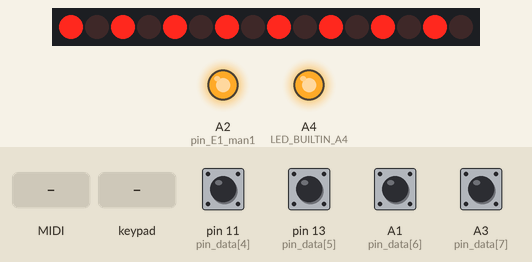
Simulated run of this sketch. Board: Arduino Uno, built with avr-gcc and run on an emulated ATmega328P. Shown: 16 shift-register outputs drawn as a row of LEDs (first output left, lit = HIGH), output pins drawn as LEDs (lit = HIGH). Wiring (inferred from the names in the program): 2 × shift register (74HC595): data pin 12; shift clock pin 10; latch pin 8; 4×4 keypad with keys 1 2 3 A 4 5 6 B 7 8 9 C * 0 # D (labels assumed): rows A5, pin 6, A0, pin 2; columns pin 3, pin 5, pin 7, pin 9. Wiring (inferred from the signals the program sends): row of LEDs: on Q0, Q1, Q2, Q3, Q4, Q5, Q6, Q7, Q8, Q9, Q10, Q11, Q12, Q13, Q14, Q15. Inputs (shaded band) come from the test bench; at power-on: A1 (pin_data[6]), A3 (pin_data[7]), pin 11 (pin_data[4]), pin 13 (pin_data[5]) HIGH. MIDI output is not drawn; pins used as bus, display or sensor lines are not drawn; what the sketch prints to the serial monitor is not drawn.

Above: at 1.2 s.
1.3 s: MIDI note 36 received
2.8 s: pin 11 (pin_data[4]) pulled LOW for 0.15 s
3.5 s: keypad keys 1 2 pressed 0.4 s apart
5.8 s: pin 13 (pin_data[5]) pulled LOW for 1 s
7.4 s: A1 (pin_data[6]) pulled LOW for 0.15 s
At 7.99 s:
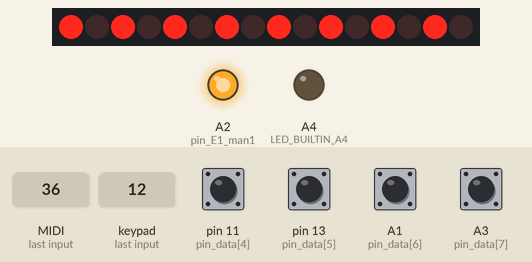
8.1 s: pin 11 (pin_data[4]) pulled LOW for 1 s
Timing chart, 0 to 10.7 s (numbered marks = the images above; inputs shaded):
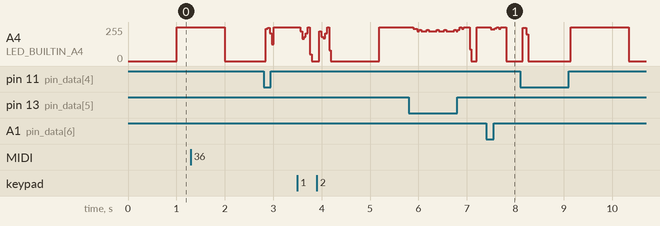

The sketch:

ALBORN_REGISTRY.ino
```cpp
#include <MIDI.h>   // Add Midi Library
//---------------------------------------------------------------------------
//----------------------------for signalisations work:----------------------
// Variables will chang
int ledState = LOW;             // ledState used to set the LED
int midi_channel = 1; // jesli ma dziłac na kanale 1
// Generally, you should use "unsigned long" for variables that hold time
// The value will quickly become too large for an int to store
unsigned long previousMillis = 0;        // will store last time LED was updated

// constants won't change:
const long interval = 1000;
//-------------------------------------------------------
MIDI_CREATE_DEFAULT_INSTANCE();
// define adress pins for adressed 74HC138
#define LED_BUILTIN_A4 A4
#define pin_adress0 10 //A0
#define pin_adress1 12 //A1
#define pin_adress2 A0 //A2
#define pin_E1_man1 A2 //A3
#define pin_E1_man2 8  //A4
#define pin_E1_man3 A5
#define pin_E1_man4 6 // 10
#define pin_E1_man5 2 //11

//Pin connected to ST_CP of 74HC595
#define latchPin  12 //A1
//Pin connected to SH_CP of 74HC595
#define clockPin  10 //A0
////Pin connected to DS of 74HC595
#define dataPin  4 //12

byte g = 0;
byte h = 0;
byte j = 0;
byte k = 0;
byte l = 0;
byte m = 0;
byte n = 0;
byte o = 0;
byte p = 0;

#define LiczbaKlawiszy (61)
boolean Key[LiczbaKlawiszy];
boolean Key2[LiczbaKlawiszy];
boolean Key3[LiczbaKlawiszy];
boolean Key4[LiczbaKlawiszy];
boolean Key5[LiczbaKlawiszy];

boolean Key_last[LiczbaKlawiszy];
boolean Key2_last[LiczbaKlawiszy];
boolean Key3_last[LiczbaKlawiszy];
boolean Key4_last[LiczbaKlawiszy];
boolean Key5_last[LiczbaKlawiszy];
int pin_data[] = {3,5,7,9,11,13,A1,A3}; // define data pins
//int pin_data[] = {A3,A1,13,11,9,7,5,3}; // define data pins
//int pin_data[] = {2,3,4,5,6,7,8,9}; // define data pins


int vol = 90; // walue velocity
int channel_on = 0x90; // kanal 1 - initial variables for midi channel
int channel_off = 0x80; // kanal 1 - initial variables for midi channel

// int channel_on = 0x91; // kanal 2
// int channel_off = 0x81; // kanal 2

// int channel_on = 0x92; // kanal 3
// int channel_off = 0x81; // kanal 3

//int channel_on = 0x93; // kanal 4
//int channel_off = 0x83; // kanal 4

// int channel_on = 0x94; // kanal 5
// int channel_off = 0x84; // kanal 5

// int channel_on = 0x95; // kanal 6
// int channel_off = 0x85; // kanal 6

// int channel_on = 0x96; // kanal 7
// int channel_off = 0x86; // kanal 7

// int channel_on = 0x97; // kanal 8
// int channel_off = 0x87; // kanal 8

void setup()  {
   MIDI.begin(MIDI_CHANNEL_OMNI); // Initialize the Midi Library.
  MIDI.turnThruOff ();
  // OMNI sets it to listen to all channels.. MIDI.begin(2) would set it
  // to respond to notes on channel 2 only.
  MIDI.setHandleNoteOn(MyHandleNoteOn); // This is important!! This command
  // tells the Midi Library which function you want to call when a NOTE ON command
  // is received. In this case it's "MyHandleNoteOn".
  MIDI.setHandleNoteOff(MyHandleNoteOff); // This command tells the Midi Library
  // to call "MyHandleNoteOff" when a NOTE OFF command is received.
//  MIDI.setHandleControlChange(MyHandleControlChange);

  Serial.begin (31250); //(31250); // setup serial for MIDI
  for (int i = 0; i <= LiczbaKlawiszy -1; i++) {
   Key[i] = 1;
   Key2[i] = 1;
   Key3[i] = 1;
   Key4[i] = 1;
   Key5[i] = 1;
   Key_last[i] = 1;
   Key2_last[i] = 1;
   Key3_last[i] = 1;
   Key4_last[i] = 1;
   Key5_last[i] = 1;
   }

  // define input pin_data
  for (int i = 0; i <= 7; i++) {
  pinMode(pin_data[i], INPUT_PULLUP);
  }

  //define output pin_adress 74HC138)
    pinMode(pin_adress0, OUTPUT);
digitalWrite(pin_adress0, HIGH);
    pinMode(pin_adress1, OUTPUT);
digitalWrite(pin_adress1, HIGH);
    pinMode(pin_adress2, OUTPUT);
digitalWrite(pin_adress2, HIGH);


//define output pin_E1 ( selest 74HC138) select manual
    pinMode( pin_E1_man1, OUTPUT);
digitalWrite( pin_E1_man1, HIGH);
    pinMode( pin_E1_man2, OUTPUT);
digitalWrite( pin_E1_man2, HIGH);
    pinMode( pin_E1_man3, OUTPUT);
digitalWrite( pin_E1_man3, HIGH);
     pinMode( pin_E1_man4, OUTPUT);
digitalWrite( pin_E1_man4, HIGH);
      pinMode( pin_E1_man5, OUTPUT);
digitalWrite( pin_E1_man5, HIGH);
   pinMode( dataPin, OUTPUT);
digitalWrite( dataPin, LOW);
  pinMode(latchPin, OUTPUT);
    pinMode(clockPin, OUTPUT);
// define output LED
pinMode(LED_BUILTIN_A4, OUTPUT);


}

void loop()  {
MIDI.read(); // Continuously check if Midi data has been received.
scaner();
  //**************************************

// moduł sygnalizacji działania
//----------------------------------------------------------
unsigned long currentMillis = millis();
// szybkość działania programu
// Serial.println(currentMillis);

  if (currentMillis - previousMillis >= interval) {
    // save the last time you blinked the LED
    previousMillis = currentMillis;

    // if the LED is off turn it on and vice-versa:
    if (ledState == LOW) {
      ledState = HIGH;
    } else {
      ledState = LOW;
    }

    // set the LED with the ledState of the variable:
    digitalWrite(LED_BUILTIN_A4, ledState);
  }
}

void noteOn(byte cmd, byte data1, byte data2) {
   Serial.write(cmd);
   Serial.write(data1);
   Serial.write(data2);

   digitalWrite(LED_BUILTIN_A4, HIGH);
   delay(5);
   digitalWrite(LED_BUILTIN_A4, LOW);
}


void MyHandleNoteOn(byte channel, byte pitch, byte velocity) {

    if (channel == midi_channel) {
      digitalWrite( pin_E1_man1, LOW);
    digitalWrite( pin_E1_man2, LOW);

      if (pitch > 35 and pitch < 44) {
        bitSet(g, pitch - 36);
        zapiszdo595(g, h, j, k, l, m, n, o, p);
    }
         if (pitch > 43 and pitch < 52) {
        bitSet(h, pitch - 44);
        zapiszdo595(g, h, j, k, l, m, n, o, p);
    }
    if (pitch > 51 and pitch < 60) {
        bitSet(j, pitch - 52);
        zapiszdo595(g, h, j, k, l, m, n, o, p);
    }
    if (pitch > 59 and pitch < 68) {
        bitSet(k, pitch - 60);
        zapiszdo595(g, h, j, k, l, m, n, o, p);
    }
    if (pitch > 67 and pitch < 76) {
       bitSet(l, pitch - 68);
       zapiszdo595(g, h, j, k, l, m, n, o, p);
    }
    if (pitch > 75 and pitch < 84) {
        bitSet(m, pitch - 76);
        zapiszdo595(g, h, j, k, l, m, n, o, p);
    }
    if (pitch > 83 and pitch < 92) {
        bitSet(n, pitch - 84);
        zapiszdo595(g, h, j, k, l, m, n, o, p);
    }
    if (pitch > 91 and pitch < 100) {
        bitSet(o, pitch - 92);
        zapiszdo595(g, h, j, k, l, m, n, o, p);
    }
    if (pitch > 99 and pitch < 108) {
        bitSet(p, pitch - 100);
        zapiszdo595(g, h, j, k, l, m, n, o, p);
    }
    }
     return;
    }


// MyHandleNoteOFF is the function that will be called by the Midi Library
// when a MIDI NOTE OFF message is received.
// * A NOTE ON message with Velocity = 0 will be treated as a NOTE OFF message *
// It will be passed bytes for Channel, Pitch, and Velocity

void MyHandleNoteOff(byte channel, byte pitch, byte velocity) {

    if (channel == midi_channel) {
      digitalWrite( pin_E1_man1, LOW);
    digitalWrite( pin_E1_man2, LOW);

      if (pitch > 35 and pitch < 44) {
        bitClear(g, pitch - 36);
        zapiszdo595(g, h, j, k, l, m, n, o, p);
    }
         if (pitch > 43 and pitch < 52) {
        bitClear(h, pitch - 44);
        zapiszdo595(g, h, j, k, l, m, n, o, p);
    }
    if (pitch > 51 and pitch < 60) {
        bitClear(j, pitch - 52);
        zapiszdo595(g, h, j, k, l, m, n, o, p);
    }
    if (pitch > 59 and pitch < 68) {
        bitClear(k, pitch - 60);
        zapiszdo595(g, h, j, k, l, m, n, o, p);
    }
    if (pitch > 67 and pitch < 76) {
       bitClear(l, pitch - 68);
       zapiszdo595(g, h, j, k, l, m, n, o, p);
    }
    if (pitch > 75 and pitch < 84) {
        bitClear(m, pitch - 76);
        zapiszdo595(g, h, j, k, l, m, n, o, p);
    }
    if (pitch > 83 and pitch < 92) {
        bitClear(n, pitch - 84);
        zapiszdo595(g, h, j, k, l, m, n, o, p);
    }
    if (pitch > 91 and pitch < 100) {
        bitClear(o, pitch - 92);
        zapiszdo595(g, h, j, k, l, m, n, o, p);
    }
    if (pitch > 99 and pitch < 108) {
        bitClear(p, pitch - 100);
        zapiszdo595(g, h, j, k, l, m, n, o, p);
    }
    }
     return;
    }

void zapiszdo595(byte q1,byte q2, byte q3, byte q4, byte q5, byte q6, byte q7, byte q8, byte q9 ) {

digitalWrite(latchPin, LOW);

shiftOut(dataPin, clockPin, MSBFIRST, q9);
shiftOut(dataPin, clockPin, MSBFIRST, q8);
shiftOut(dataPin, clockPin, MSBFIRST, q7);
shiftOut(dataPin, clockPin, MSBFIRST, q6);
shiftOut(dataPin, clockPin, MSBFIRST, q5);
shiftOut(dataPin, clockPin, MSBFIRST, q4);
shiftOut(dataPin, clockPin, MSBFIRST, q3);
shiftOut(dataPin, clockPin, MSBFIRST, q2);
shiftOut(dataPin, clockPin, MSBFIRST, q1);


digitalWrite(latchPin, HIGH);

}


void zatrzask_off(){
g=0;
h=0;
j=0;
k=0;
l=0;
m=0;
n=0;
o=0;
p=0;
   zapiszdo595(g, h, j, k, l, m, n, o, p);

}


void scaner() {
  //Obsługa man II
digitalWrite( pin_E1_man1, HIGH);
digitalWrite( pin_E1_man2, LOW);
digitalWrite( pin_E1_man3, HIGH);
digitalWrite( pin_E1_man4, HIGH);
digitalWrite( pin_E1_man5, HIGH);// właczenie II man do odczytu
channel_on = 0x91; // ustawienie kanałów dla II man - kanal 2
channel_off = 0x81; // kanal 2

  digitalWrite(pin_adress0, LOW);
  digitalWrite(pin_adress1, LOW);
  digitalWrite(pin_adress2, LOW); // read 1-st (first) octet
      for (int i = 0; i <= 7; i++) {
      Key2[i+0*8] = digitalRead(pin_data[i]);
     }

  digitalWrite(pin_adress0, HIGH);
  digitalWrite(pin_adress1, LOW);
  digitalWrite(pin_adress2, LOW); // read 2-st (second) octet
      for (int i = 0; i <= 7; i++) {
      Key2[i+1*8] = digitalRead(pin_data[i]);
     }

  digitalWrite(pin_adress0, LOW);
  digitalWrite(pin_adress1, HIGH);
  digitalWrite(pin_adress2, LOW); // read 3-st (thrid) octet

      for (int i = 0; i <= 7; i++) {
      Key2[i+2*8] = digitalRead(pin_data[i]);
     }

  digitalWrite(pin_adress0, HIGH);
  digitalWrite(pin_adress1, HIGH);
  digitalWrite(pin_adress2, LOW); // read 4-st (quad) octet

   for (int i = 0; i <= 7; i++) {
      Key2[i+3*8] = digitalRead(pin_data[i]);
     }
  digitalWrite(pin_adress0, LOW);
  digitalWrite(pin_adress1, LOW);
  digitalWrite(pin_adress2, HIGH); // read 5-st (quad) octet
   for (int i = 0; i <= 7; i++) {
      Key2[i+4*8] = digitalRead(pin_data[i]);
     }

  digitalWrite(pin_adress0, HIGH);
  digitalWrite(pin_adress1, LOW);
  digitalWrite(pin_adress2, HIGH); // read 6-st (qwint) octet
   for (int i = 0; i <= 7; i++) {
      Key2[i+5*8] = digitalRead(pin_data[i]);
     }

  digitalWrite(pin_adress0, LOW);
  digitalWrite(pin_adress1, HIGH);
  digitalWrite(pin_adress2, HIGH); // read 7-st (sext) octet
   for (int i = 0; i <= 7; i++) {
      Key2[i+6*8] = digitalRead(pin_data[i]);
     }
  digitalWrite(pin_adress0, HIGH);
  digitalWrite(pin_adress1, HIGH);
  digitalWrite(pin_adress2, HIGH); // read 8-st (sept) octet
   for (int i = 0; i <= 7; i++) {
      Key2[i+7*8] = digitalRead(pin_data[i]);
     }


//****************************************************
// porównywanie odczytów i wysyłanie komunikatów midi dla man II
//
   for (int i = 0; i <= LiczbaKlawiszy -1; i++) {
    if(Key2[i] != Key2_last[i] ) {
    if(Key2[i] == 0)  {
      //noteOn(channel_on, 36+i, vol);
      MIDI.sendNoteOn(36+i, 127, 2);
    }
    else  {
      //noteOn(channel_off, 36+i, 0x00);
      //noteOn(channel_off, 36+i, 0x00);
      MIDI.sendNoteOff(36+i, 0, 2);
    }
  }
  }
//*****************************************
//Obsługa man III
digitalWrite( pin_E1_man1, HIGH);
digitalWrite( pin_E1_man2, HIGH);
digitalWrite( pin_E1_man3, LOW);
digitalWrite( pin_E1_man4, HIGH);
digitalWrite( pin_E1_man5, HIGH);// właczenie III man do odczytu
channel_on = 0x92; // ustawienie kanałów dla III man - kanal 3
channel_off = 0x82; // kanal 3

  digitalWrite(pin_adress0, LOW);
  digitalWrite(pin_adress1, LOW);
  digitalWrite(pin_adress2, LOW); // read 1-st (first) octet
      for (int i = 0; i <= 7; i++) {
      Key3[i+0*8] = digitalRead(pin_data[i]);
     }

  digitalWrite(pin_adress0, HIGH);
  digitalWrite(pin_adress1, LOW);
  digitalWrite(pin_adress2, LOW); // read 2-st (second) octet
      for (int i = 0; i <= 7; i++) {
      Key3[i+1*8] = digitalRead(pin_data[i]);
     }

  digitalWrite(pin_adress0, LOW);
  digitalWrite(pin_adress1, HIGH);
  digitalWrite(pin_adress2, LOW); // read 3-st (thrid) octet

      for (int i = 0; i <= 7; i++) {
      Key3[i+2*8] = digitalRead(pin_data[i]);
     }

  digitalWrite(pin_adress0, HIGH);
  digitalWrite(pin_adress1, HIGH);
  digitalWrite(pin_adress2, LOW); // read 4-st (quad) octet

   for (int i = 0; i <= 7; i++) {
      Key3[i+3*8] = digitalRead(pin_data[i]);
     }
  digitalWrite(pin_adress0, LOW);
  digitalWrite(pin_adress1, LOW);
  digitalWrite(pin_adress2, HIGH); // read 5-st (quad) octet
   for (int i = 0; i <= 7; i++) {
      Key3[i+4*8] = digitalRead(pin_data[i]);
     }

  digitalWrite(pin_adress0, HIGH);
  digitalWrite(pin_adress1, LOW);
  digitalWrite(pin_adress2, HIGH); // read 6-st (qwint) octet
   for (int i = 0; i <= 7; i++) {
      Key3[i+5*8] = digitalRead(pin_data[i]);
     }

  digitalWrite(pin_adress0, LOW);
  digitalWrite(pin_adress1, HIGH);
  digitalWrite(pin_adress2, HIGH); // read 7-st (sext) octet
   for (int i = 0; i <= 7; i++) {
      Key3[i+6*8] = digitalRead(pin_data[i]);
     }
  digitalWrite(pin_adress0, HIGH);
  digitalWrite(pin_adress1, HIGH);
  digitalWrite(pin_adress2, HIGH); // read 8-st (sept) octet
   for (int i = 0; i <= 7; i++) {
      Key3[i+7*8] = digitalRead(pin_data[i]);
     }


//****************************************************
// porównywanie odczytów i wysyłanie komunikatów midi dla man III
//
   for (int i = 0; i <= LiczbaKlawiszy -1; i++) {
    if(Key3[i] != Key3_last[i] ) {
    if(Key3[i] == 0)  {
      noteOn(channel_on, 36+i, vol);
    }
    else  {
      noteOn(channel_off, 36+i, 0x00);
      noteOn(channel_off, 36+i, 0x00);
    }
  }
  }

  //*****************************************
//Obsługa man IV
digitalWrite( pin_E1_man1, HIGH);
digitalWrite( pin_E1_man2, HIGH);
digitalWrite( pin_E1_man3, HIGH);
digitalWrite( pin_E1_man4, LOW);
digitalWrite( pin_E1_man5, HIGH);// właczenie III man do odczytu
channel_on = 0x93; // ustawienie kanałów dla IV man - kanal 4
channel_off = 0x83; // kanal 4

  digitalWrite(pin_adress0, LOW);
  digitalWrite(pin_adress1, LOW);
  digitalWrite(pin_adress2, LOW); // read 1-st (first) octet
      for (int i = 0; i <= 7; i++) {
      Key4[i+0*8] = digitalRead(pin_data[i]);
     }

  digitalWrite(pin_adress0, HIGH);
  digitalWrite(pin_adress1, LOW);
  digitalWrite(pin_adress2, LOW); // read 2-st (second) octet
      for (int i = 0; i <= 7; i++) {
      Key4[i+1*8] = digitalRead(pin_data[i]);
     }

  digitalWrite(pin_adress0, LOW);
  digitalWrite(pin_adress1, HIGH);
  digitalWrite(pin_adress2, LOW); // read 3-st (thrid) octet

      for (int i = 0; i <= 7; i++) {
      Key4[i+2*8] = digitalRead(pin_data[i]);
     }

  digitalWrite(pin_adress0, HIGH);
  digitalWrite(pin_adress1, HIGH);
  digitalWrite(pin_adress2, LOW); // read 4-st (quad) octet

   for (int i = 0; i <= 7; i++) {
      Key4[i+3*8] = digitalRead(pin_data[i]);
     }
  digitalWrite(pin_adress0, LOW);
  digitalWrite(pin_adress1, LOW);
  digitalWrite(pin_adress2, HIGH); // read 5-st (quad) octet
   for (int i = 0; i <= 7; i++) {
      Key4[i+4*8] = digitalRead(pin_data[i]);
     }

  digitalWrite(pin_adress0, HIGH);
  digitalWrite(pin_adress1, LOW);
  digitalWrite(pin_adress2, HIGH); // read 6-st (qwint) octet
   for (int i = 0; i <= 7; i++) {
      Key4[i+5*8] = digitalRead(pin_data[i]);
     }

  digitalWrite(pin_adress0, LOW);
  digitalWrite(pin_adress1, HIGH);
  digitalWrite(pin_adress2, HIGH); // read 7-st (sext) octet
   for (int i = 0; i <= 7; i++) {
      Key4[i+6*8] = digitalRead(pin_data[i]);
     }
  digitalWrite(pin_adress0, HIGH);
  digitalWrite(pin_adress1, HIGH);
  digitalWrite(pin_adress2, HIGH); // read 8-st (sept) octet
   for (int i = 0; i <= 7; i++) {
      Key4[i+7*8] = digitalRead(pin_data[i]);
     }


//****************************************************
// porównywanie odczytów i wysyłanie komunikatów midi dla man IV
//
   for (int i = 0; i <= LiczbaKlawiszy -1; i++) {
    if(Key4[i] != Key4_last[i] ) {
    if(Key4[i] == 0)  {
      noteOn(channel_on, 36+i, vol);
    }
    else  {
      noteOn(channel_off, 36+i, 0x00);
      noteOn(channel_off, 36+i, 0x00);
    }
  }
  }
    //*****************************************
//Obsługa man V
digitalWrite( pin_E1_man1, HIGH);
digitalWrite( pin_E1_man2, HIGH);
digitalWrite( pin_E1_man3, HIGH);
digitalWrite( pin_E1_man4, HIGH);
digitalWrite( pin_E1_man5, LOW);// właczenie III man do odczytu
channel_on = 0x94; // ustawienie kanałów dla IV man - kanal 4
channel_off = 0x84; // kanal 5

  digitalWrite(pin_adress0, LOW);
  digitalWrite(pin_adress1, LOW);
  digitalWrite(pin_adress2, LOW); // read 1-st (first) octet
      for (int i = 0; i <= 7; i++) {
      Key5[i+0*8] = digitalRead(pin_data[i]);
     }

  digitalWrite(pin_adress0, HIGH);
  digitalWrite(pin_adress1, LOW);
  digitalWrite(pin_adress2, LOW); // read 2-st (second) octet
      for (int i = 0; i <= 7; i++) {
      Key5[i+1*8] = digitalRead(pin_data[i]);
     }

  digitalWrite(pin_adress0, LOW);
  digitalWrite(pin_adress1, HIGH);
  digitalWrite(pin_adress2, LOW); // read 3-st (thrid) octet

      for (int i = 0; i <= 7; i++) {
      Key5[i+2*8] = digitalRead(pin_data[i]);
     }

  digitalWrite(pin_adress0, HIGH);
  digitalWrite(pin_adress1, HIGH);
  digitalWrite(pin_adress2, LOW); // read 4-st (quad) octet

   for (int i = 0; i <= 7; i++) {
      Key5[i+3*8] = digitalRead(pin_data[i]);
     }
  digitalWrite(pin_adress0, LOW);
  digitalWrite(pin_adress1, LOW);
  digitalWrite(pin_adress2, HIGH); // read 5-st (quad) octet
   for (int i = 0; i <= 7; i++) {
      Key5[i+4*8] = digitalRead(pin_data[i]);
     }

  digitalWrite(pin_adress0, HIGH);
  digitalWrite(pin_adress1, LOW);
  digitalWrite(pin_adress2, HIGH); // read 6-st (qwint) octet
   for (int i = 0; i <= 7; i++) {
      Key5[i+5*8] = digitalRead(pin_data[i]);
     }

  digitalWrite(pin_adress0, LOW);
  digitalWrite(pin_adress1, HIGH);
  digitalWrite(pin_adress2, HIGH); // read 7-st (sext) octet
   for (int i = 0; i <= 7; i++) {
      Key5[i+6*8] = digitalRead(pin_data[i]);
     }
  digitalWrite(pin_adress0, HIGH);
  digitalWrite(pin_adress1, HIGH);
  digitalWrite(pin_adress2, HIGH); // read 8-st (sept) octet
   for (int i = 0; i <= 7; i++) {
      Key5[i+7*8] = digitalRead(pin_data[i]);
     }


//****************************************************
// porównywanie odczytów i wysyłanie komunikatów midi dla man V
//
   for (int i = 0; i <= LiczbaKlawiszy -1; i++) {
    if(Key5[i] != Key5_last[i] ) {
    if(Key5[i] == 0)  {
      noteOn(channel_on, 36+i, vol);
    }
    else  {
      noteOn(channel_off, 36+i, 0x00);
      noteOn(channel_off, 36+i, 0x00);
    }
  }
  }
//*****************************************************

  for (int i = 0; i <= LiczbaKlawiszy -1; i++) {
  Key_last[i] = Key[i];
}
for (int i = 0; i <= LiczbaKlawiszy -1 ; i++) {
  Key2_last[i] = Key2[i];
}
for (int i = 0; i <= LiczbaKlawiszy -1 ; i++) {
  Key3_last[i] = Key3[i];
}
  for (int i = 0; i <= LiczbaKlawiszy -1 ; i++) {
  Key4_last[i] = Key4[i];
}
  for (int i = 0; i <= LiczbaKlawiszy -1 ; i++) {
  Key5_last[i] = Key5[i];
}
//**************************************

// moduł sygnalizacji działania
//----------------------------------------------------------
unsigned long currentMillis = millis();
// szybkość działania programu
// Serial.println(currentMillis);

  if (currentMillis - previousMillis >= interval) {
    // save the last time you blinked the LED
    previousMillis = currentMillis;

    // if the LED is off turn it on and vice-versa:
    if (ledState == LOW) {
      ledState = HIGH;
    } else {
      ledState = LOW;
    }

    // set the LED with the ledState of the variable:
    digitalWrite(LED_BUILTIN_A4, ledState);
  }
//---------------------------------------------------------------
}
```

Measured:
- after the input at 7.4 s, A4 (LED_BUILTIN_A4): 255/255 → 240/255 after 0.10 s, → 254/255 0.08 s later, → 0/255 0.24 s later
